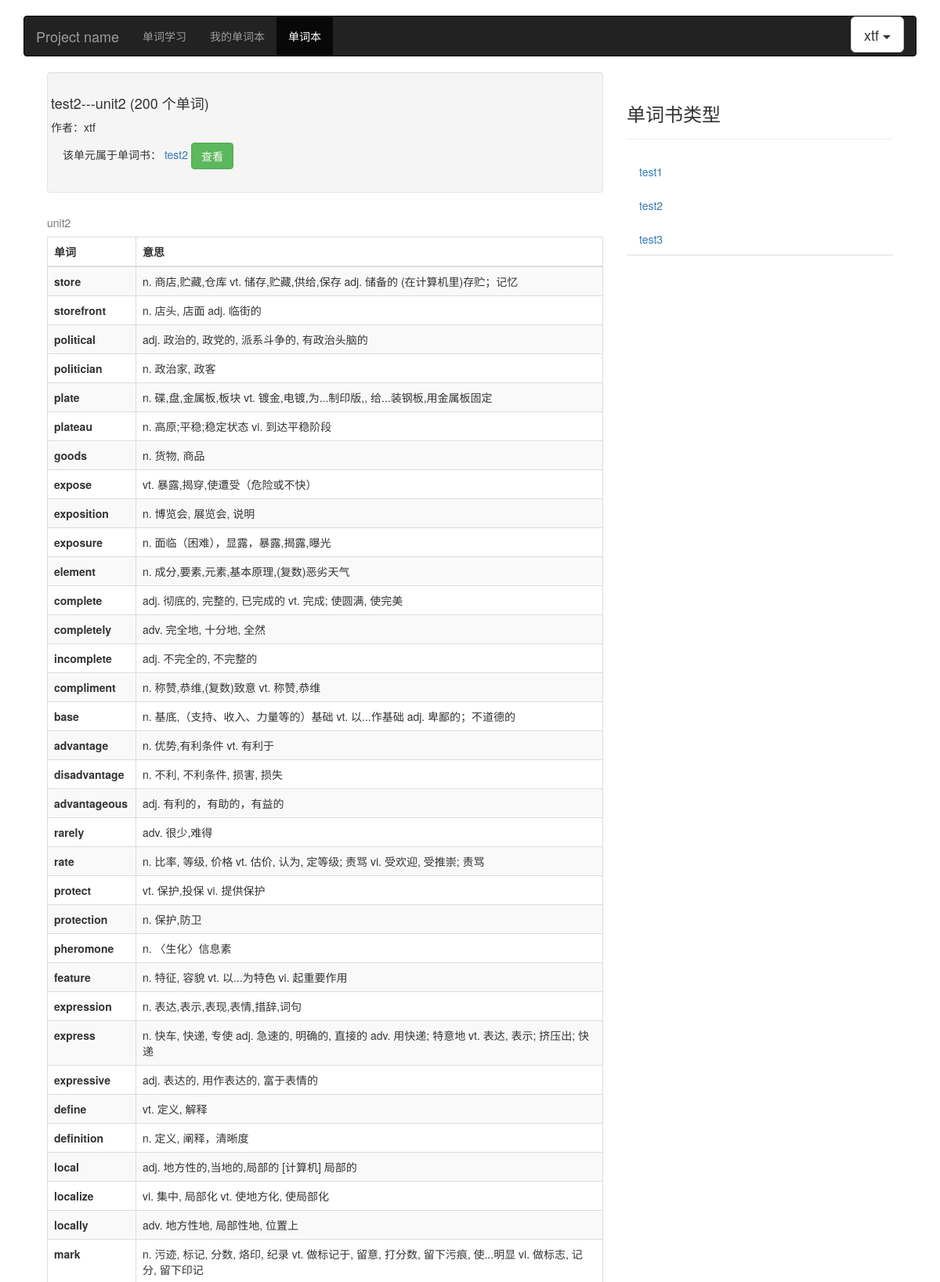
/learn/wordbook/wordbookunit/wordlist?id=8 (upper part), run on the app's committed database.
### learn/models.py (models this page shows, shortened)
class WordBook(models.Model):
    title = models.CharField(blank=True, max_length=50,
                                   verbose_name=u"书名")
    description = models.CharField(blank=True, max_length=200,
                                   verbose_name=u"描述")
    uploaded_user = models.ForeignKey(User, verbose_name=u"上传人", on_delete=models.CASCADE)
    word_num = models.IntegerField(default=1000, verbose_name=u"单词数")
    class Meta:
        verbose_name = u"单词本"
        verbose_name_plural = verbose_name

class Word(models.Model):
    spelling = models.CharField(blank=False, max_length=100, verbose_name = u"拼写")
    meaning = models.CharField(blank=False, max_length=300, verbose_name=u"解释")
    mp3_url = models.URLField(blank=True, verbose_name="mp3")
    class Meta:
        verbose_name = u"单词"
        verbose_name_plural = verbose_name

### learn/views.py (the view)
# urls.py: path('wordbook/wordbookunit/wordlist', views.wordlist, name='wordlist'),
def wordlist(request):
    passed = {}
    passed['wordbook_info'] = get_all_books()
    if request.method == "GET":
        if 'id' in request.GET:
            unit_id = request.GET['id']
            get_unit = WordUnit.objects.get(id=unit_id)
            get_book = get_unit.book
            passed['title'] = get_book.title
            passed['unit'] = 'unit' + str(get_unit.unit_order)
            passed['word_num'] = get_unit.word_num
            passed['uploaded_user'] = get_book.uploaded_user.username
            passed['username'] = get_book.uploaded_user.username
            passed['wordbook_id'] = get_book.id
            all_words = WordInUnit.objects.filter(wordunit=get_unit)
            words_list = []
            for wordunit in all_words:
                word_info = {}
                word_info['spelling'] = wordunit.word.spelling
                word_info['mean'] = wordunit.word.meaning
                words_list.append(word_info)
            passed['all_words'] = words_list
    return render(request, 'wordlist.html', passed)

### learn/views.py (called while the page is built)
def get_all_books():
    all_wordbooks = WordBook.objects.all()
    wordbook_info = []
    for wordbook in all_wordbooks:
        info = {}
        info['title'] = wordbook.title
        info['description'] = wordbook.description
        info['uploaded_user'] = wordbook.uploaded_user.username
        info['word_num'] = wordbook.word_num
        info['wordbook_id'] = wordbook.id
        wordbook_info.append(info)
    return wordbook_info

### learn/templates/wordlist.html (shortened to what this page needs)
<!DOCTYPE html>
{% load static %}
<html lang="zh-CN">
  <head>
    <link href="https://cdn.bootcss.com/bootstrap/3.3.7/css/bootstrap.min.css" rel="stylesheet">
    <link href="{% static 'css/font-awesome.min.css' %}" rel="stylesheet">
    <link href="{% static 'css/ie10-viewport-bug-workaround.css'%}" rel="stylesheet">
    <link href="{% static 'css/navbar.css'%}" rel="stylesheet">
    <link rel="stylesheet" type="text/css" href="{% static 'css/wordbook.css'%}">
  </head>
  <body>
    <div class="container">
      <nav class="navbar navbar-inverse">
        <div class="container-fluid">
          <div class="navbar-header">
            <a class="navbar-brand" href="#">Project name</a>
          </div>
          <div id="navbar" class="navbar-collapse collapse">
            <ul class="nav navbar-nav">
                <li><a href="{% url 'learnindex' %}">单词学习</a></li>
                <li><a href="{% url 'mywordbook' %}">我的单词本</a></li>
                <li class="active"><a href="{% url 'wordbook' %}">单词本</a></li>
            </ul>
            <ul class="nav navbar-nav navbar-right">
              <div class="btn-group">
              <button type="button" class="btn btn-default btn-lg dropdown-toggle" data-toggle="dropdown" aria-haspopup="true" aria-expanded="false">
                {{username}} <span class="caret"></span>
              </button>
            </div>
            </ul>
          </div>
        </div>
      </nav>
      <div class="container-fluid">
        <div class="row-fluid">
          <div class="col-md-8">
                <div class="well">
                  <div class="row">
                    <div class="span6">
                      <h4>
                        {{title}}---{{unit}}  ({{word_num}} 个单词)
                      </h4>
                      <p>作者：{{uploaded_user}}</p>
                    </div>
                  </div>
                  <div class="wordbook-contains-this-wordlist">
                    <p>
                        该单元属于单词书：
                        <a href="{% url 'wordbookunit' %}?id={{wordbook_id}}">{{title}}</a>
                        <a class="btn btn-success btn-mini" href="{% url 'wordbookunit' %}?id={{wordbook_id}}">查看</a>
                    </p>
                  </div>
                </div>
                <table class="table table-bordered table-striped">
                    <caption>{{unit}}</caption>
                    <thead>
                        <tr>
                          <th>单词</th>
                          <th>意思</th>
                        </tr>
                      </thead>
                      <tbody>
                      {% for word in all_words %}
                        <tr>
                          <td><strong>{{word.spelling}}</strong></td>
                          <td>{{word.mean}}</td>
                        </tr>
                      {% endfor %}
                      </tbody>
                </table>
          </div>
          <div class="col-md-4">
            <div class="page-header">
                    <h3>单词书类型</h3>
            </div>
            <ul class="nav nav-tabs nav-stacked">
                {% for book in wordbook_info %}
                    <li data="10"><a href="{% url 'wordbookunit' %}?id={{book.wordbook_id}}">{{book.title}}</a></li>
                {% endfor %}
            </ul>
          </div>
        </div>
      </div>
    </div>
  </body>
</html>

### static/css/navbar.css (style rules this page uses)
body { padding-top: 20px; padding-bottom: 20px; }
.navbar { margin-bottom: 20px; }

### static/css/wordbook.css (style rules this page uses)
html { overflow-y: scroll; }

### data on the page
WordBook: title "test2", title "test2"
Word: spelling "store", mean "n. 商店,贮藏,仓库 vt. 储存,贮藏,供给,保存 adj. 储备的 (在计算机里)存贮；记忆"
Word: spelling "storefront", mean "n. 店头, 店面 adj. 临街的"
Word: spelling "political", mean "adj. 政治的, 政党的, 派系斗争的, 有政治头脑的"
Word: spelling "politician", mean "n. 政治家, 政客"
Word: spelling "plate", mean "n. 碟,盘,金属板,板块 vt. 镀金,电镀,为...制印版,, 给...装钢板,用金属板固定"
Word: spelling "plateau", mean "n. 高原;平稳;稳定状态 vi. 到达平稳阶段"
Word: spelling "goods", mean "n. 货物, 商品"
Word: spelling "expose", mean "vt. 暴露,揭穿,使遭受（危险或不快）"
Word: spelling "exposition", mean "n. 博览会, 展览会, 说明"
Word: spelling "exposure", mean "n. 面临（困难），显露，暴露,揭露,曝光"
Word: spelling "element", mean "n. 成分,要素,元素,基本原理,(复数)恶劣天气"
Word: spelling "complete", mean "adj. 彻底的, 完整的, 已完成的 vt. 完成; 使圆满, 使完美"
Word: spelling "completely", mean "adv. 完全地, 十分地, 全然"
Word: spelling "incomplete", mean "adj. 不完全的, 不完整的"
Word: spelling "compliment", mean "n. 称赞,恭维,(复数)致意 vt. 称赞,恭维"
Word: spelling "base", mean "n. 基底,（支持、收入、力量等的）基础 vt. 以...作基础 adj. 卑鄙的；不道德的"
Word: spelling "advantage", mean "n. 优势,有利条件 vt. 有利于"
Word: spelling "disadvantage", mean "n. 不利, 不利条件, 损害, 损失"
Word: spelling "advantageous", mean "adj. 有利的，有助的，有益的"
Word: spelling "rarely", mean "adv. 很少,难得"
Word: spelling "rate", mean "n. 比率, 等级, 价格 vt. 估价, 认为, 定等级; 责骂 vi. 受欢迎, 受推崇; 责骂"
Word: spelling "protect", mean "vt. 保护,投保 vi. 提供保护"
Word: spelling "protection", mean "n. 保护,防卫"
Word: spelling "pheromone", mean "n. 〈生化〉信息素"
Word: spelling "feature", mean "n. 特征, 容貌 vt. 以...为特色 vi. 起重要作用"
Word: spelling "expression", mean "n. 表达,表示,表现,表情,措辞,词句"
Word: spelling "express", mean "n. 快车, 快递, 专使 adj. 急速的, 明确的, 直接的 adv. 用快递; 特意地 vt. 表达, 表示; 挤压出; 快递"
Word: spelling "expressive", mean "adj. 表达的, 用作表达的, 富于表情的"
Word: spelling "define", mean "vt. 定义, 解释"
Word: spelling "definition", mean "n. 定义, 阐释，清晰度"
Word: spelling "local", mean "adj. 地方性的,当地的,局部的 [计算机] 局部的"
Word: spelling "localize", mean "vi. 集中, 局部化 vt. 使地方化, 使局部化"
Word: spelling "locally", mean "adv. 地方性地, 局部性地, 位置上"
Word: spelling "mark", mean "n. 污迹, 标记, 分数, 烙印, 纪录 vt. 做标记于, 留意, 打分数, 留下污痕, 使...明显 vi. 做标志, 记分, 留下印记"
WordBook: title "test1"
WordBook: title "test3"

### other printed values
{{ username }} "xtf"
{{ unit }} "unit2"
{{ word_num }} "200"
{{ uploaded_user }} "xtf"
